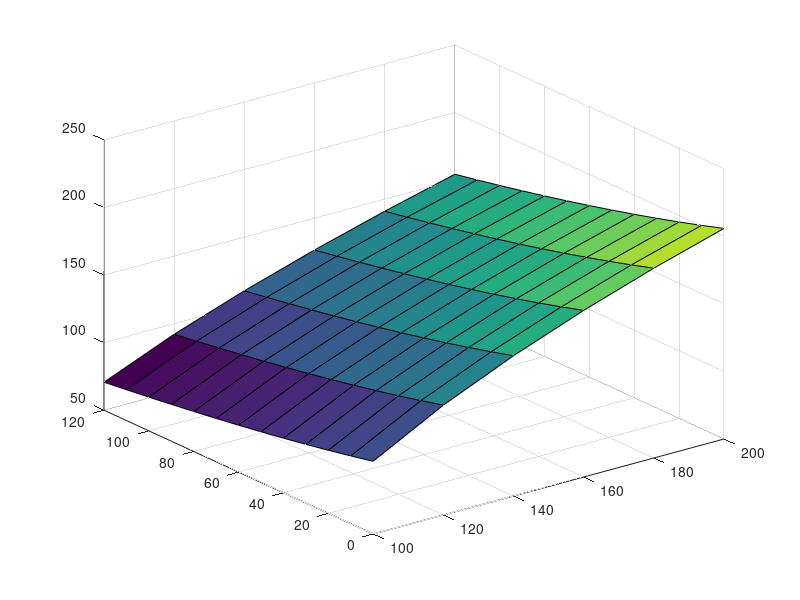

Write MATLAB code to recreate this figure. (Note: this script raises an error after producing the figure.)
% Code to plot results of parameter sweep for battery capacity and payload
% for electric aircraft examples
%
% Copyright 2017-2019 The MathWorks, Inc.

% Load default data if necessary
if (~exist('temp_dist_payl_ele_hybr','var'))
    % Load previous results
    disp('Loading previously saved results.');
    load ssc_aircraft_sweep_payloadbattery_compare_defResults
end

% Prepare figure window
if ~exist('h10_ssc_aircraft', 'var') || ...
        ~isgraphics(h10_ssc_aircraft, 'figure')
    h10_ssc_aircraft = figure('Name', 'ssc_aircraft_elec');
end
figure(h10_ssc_aircraft)
clf(h10_ssc_aircraft)

temp_colororder = get(gca,'defaultAxesColorOrder');

%% Plot results in single 3D view
temp_s1_h = surf(battGrid,payGrid,temp_dist_payl_ele_hybr');
temp_s1_h.EdgeColor = temp_colororder(2,:);
hold on
temp_s2_h = surf(battGrid,payGrid,temp_dist_payl_ele_pure');
temp_s2_h.EdgeColor = temp_colororder(1,:);
temp_s3_h = surf(battGrid([1 end]),payGrid([1 end]),min_range*ones(2));
set(temp_s3_h,'FaceColor',[1 1 1]*0.2,'FaceAlpha',0.8)
hold off

xlabel('Battery Capacity (A*hr)');
ylabel('Payload (kg)');
zlabel('Flight Range (km)');

title('Flight Range for Electric Aircraft')

clb_h = colorbar;
clb_h.Label.String = 'Flight Range (km)';
colormap(flipud(cool));
legend({'Hybrid','Pure',['Range = ' num2str(min_range) 'km'] },'Location','Best');

%% Plot results separately in 2D views
if ~exist('h9_ssc_aircraft', 'var') || ...
        ~isgraphics(h9_ssc_aircraft, 'figure')
    h9_ssc_aircraft = figure('Name', 'ssc_aircraft_elec');
end
figure(h9_ssc_aircraft)
clf(h9_ssc_aircraft)

simlog_handles(1) = subplot(1,2,1);
temp_s1_h =surf(battGrid,payGrid,temp_dist_payl_ele_pure');
temp_s1_h.EdgeColor='none';
hold on
temp_s2_h =surf(battGrid([1 end]),payGrid([1 end]),min_range*ones(2));
set(temp_s2_h,'FaceColor',[1 1 1]*0.2,'FaceAlpha',0.8)
hold off
text(0.05,0.9,0.9,sprintf('%s < %d km','Range',min_range),...
    'Units','Normalized',...
    'HorizontalAlignment','left',...
    'Color','w','FontWeight','Bold','FontSize',12)

text(0.05,0.05,0.9,'Pure Electric',...
    'Units','Normalized',...
    'HorizontalAlignment','left',...
    'Color','w','FontSize',12)

view(0,90)
xlabel('Battery Capacity (A*hr)');
ylabel('Payload (kg)');
title('Range Pure Electric')
colormap(flipud(cool));

simlog_handles(2) = subplot(1,2,2);
temp_s1_h =surf(battGrid,payGrid,temp_dist_payl_ele_hybr');
temp_s1_h.EdgeColor='none';
hold on
temp_s2_h =surf(battGrid([1 end]),payGrid([1 end]),min_range*ones(2));
set(temp_s2_h,'FaceColor',[1 1 1]*0.2,'FaceAlpha',0.8)
hold off
text(0.05,0.9,0.9,sprintf('%s < %d km','Range',min_range),...
    'Units','Normalized',...
    'HorizontalAlignment','left',...
    'Color','w','FontWeight','Bold','FontSize',12)

text(0.05,0.05,0.9,'Hybrid Electric',...
    'Units','Normalized',...
    'HorizontalAlignment','left',...
    'Color','w','FontSize',12)

% Top view for overview of design space
view(0,90)

xlabel('Battery Capacity (A*hr)');
title('Range Hybrid Electric')
clb_h = colorbar;
clb_h.Label.String = 'Flight Range (km)';
colormap(flipud(cool));

% Ensure limits are same for both 2D plots
cmap_lims_all = [caxis(simlog_handles(1)) caxis(simlog_handles(2))];
cmap_lims = [min(cmap_lims_all) max(cmap_lims_all)];
caxis(simlog_handles(1),cmap_lims);
caxis(simlog_handles(2),cmap_lims);

% Set axes positions manually
% Necessary due to addition of colorbar 
% Subplots are resized automatically, need to manually set the sizes
simlog_handles(1).Position = [0.1300 0.1100 0.30 0.8150];
simlog_handles(2).Position = [0.5200 0.1100 0.30 0.8150];

clear temp_s1_h temp_s2_h temp_s3_h clb_h
clear simlog_handles cmap_lims_all cmap_lims